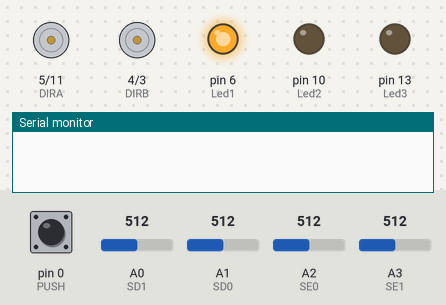
This sketch was run on a simulated Arduino Nano, built with avr-gcc and run on an emulated ATmega328P. Shown: direction and speed pins drawn as motors (green arrow = direction pin HIGH = forward, orange = LOW = backward, longer = more drive), output pins drawn as LEDs (lit = HIGH), the last lines printed to the serial monitor. The test bench sets the inputs (shaded band); at power-on: pin 0 (PUSH) HIGH, A0 (SD1) = 512, A1 (SD0) = 512, A2 (SE0) = 512, A3 (SE1) = 512.

Above: at 0.01 s.
At 2.1 s:
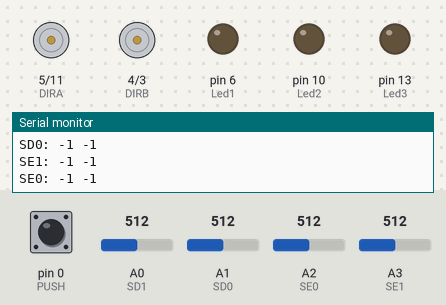
2.2 s: pin 0 (PUSH) pulled LOW for 0.15 s
At 3.1 s:
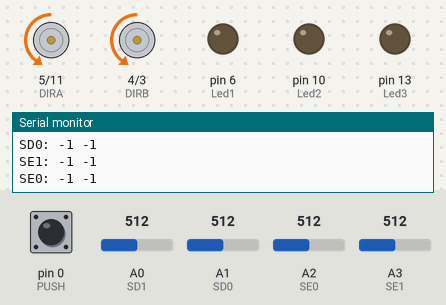
Timing chart, 0 to 5.2 s (numbered marks = the images above; inputs shaded):
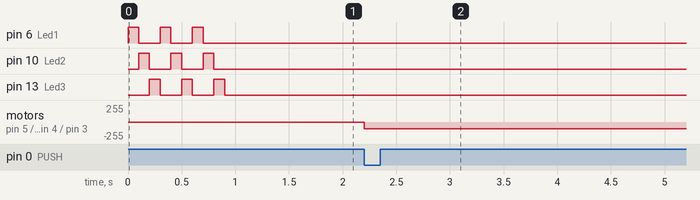

Measured:
- after the input at 2.2 s, motor on pin 5 (DIRA) / pin 11 (PWMA), motor on pin 4 (DIRB) / pin 3 (PWMB): stopped → backward 100/255 at once

The sketch:

test_robot_pid.ino
```cpp
/*
1.- Test motors i leds
2.- Test sensors
3.- Calibra
4.- Compara_lectures
5.- Envia posicio
6.- Interrupcio temps
7.- Kp
8.- Kd
*/


#include <EEPROM.h> // Per desar les dades de calibracio

// Leer la tension de la bateria
#define VBAT A6

// Configuracion de los motores y sus encoders
#define DIRA 5 // Direcc motor derecha
#define PWMA 11 // PWM motor derecha
#define DIRB 4 // Direcc motor izquierda
#define PWMB 3 // PWM motor izquierda
// PWM estan en los pines 11 y 3, controlados por el timer2.
//Cambiamos la frecuencia de ese timer de 500Hz a 4kHz para mayor control


// Pulsadores y leds
#define PUSH 0
#define Led1 6 // rojo
#define Led2 10 // verde //placa verda: 2 / placa blanca: 10
#define Led3 13 //nano

// Colores de los leds
#define red 0
#define green 1
#define nano 2

// Sensores de linea
#define SD1 A0
#define SD0 A1
#define SE0 A2
#define SE1 A3

//variables pd
int Kp=20;
int Kd=20;
long errort=0;
long errorp=0;
long errord=0;
volatile int tiempo_pd=0;//!!!!!!!!!
int velocidad=100;

// sensores línea
int S_max[4]={0,0,0,0};
int S_min[4]={1000,1000,1000,1000};
int S_[4]={500,500,500,500};

// posicionamiento
volatile int tiempo=0;
volatile int posicion=0;
volatile int posicion_ant=0;


void setup() {
  //Entradas
pinMode(PUSH,INPUT_PULLUP);

// Salidas
pinMode(Led1,OUTPUT);
pinMode(Led2,OUTPUT);
pinMode(Led3,OUTPUT);
pinMode(DIRA,OUTPUT);
pinMode(DIRB,OUTPUT);
pinMode(PWMA,OUTPUT);
pinMode(PWMB,OUTPUT);

sequencia_inici();
//Comunicaciones
//Serial.begin(9600); // Comentar si no se utiliza

}

void loop() {
  //while (1)
 //   test_motores(); // probamos motores
    //test_sensores(); //probamos lecturas crudas sensores
  if (!digitalRead(PUSH)) // iniciamos con el pulsador apretado
    calibra();
  else // si no hay nada, cargamos los datos de la ultima calibracion
    carga_datos();
  //Serial.begin(9600);
  tiempo=0;
  while(digitalRead(PUSH));
  configura_timers();
while(1)
{
  //compara_lectures(); //comprovem com afecta la calibració a les lectures dels sensors.
  //envia_posicion();
  //delay(10);
  //if (tiempo>5000)
  //  led_on(red);
}
}

void configura_timers(void)
{
  cli(); // deshabilitamos interrupciones
  //motores a 4 KHz
  TCCR2B = TCCR2B & B11111000 | B00000010;    // set timer 2 divisor to     8 for PWM frequency of  3921.16 Hz
// TIMER SETUP- the timer interrupt allows preceise timed measurements of the reed switch
  //for mor info about configuration of arduino timers see http://arduino.cc/playground/Code/Timer1

  //set timer1 interrupt at 1kHz
  TCCR1A = 0;// set entire TCCR1A register to 0
  TCCR1B = 0;// same for TCCR1B
  TCNT1  = 0;//initialize counter value to 0;
  // set timer count for 1khz increments
  OCR1A = 1999;// = (16*10^6) / (1000*8) - 1
  // turn on CTC mode
  TCCR1B |= (1 << WGM12);
  // Set CS11 bit for 8 prescaler
  TCCR1B |= (1 << CS11);
  // enable timer compare interrupt
  TIMSK1 |= (1 << OCIE1A);

  sei();//habilitamos interrupciones
}

void sequencia_inici(void)
{
  for (int j=0;j<3;j++)
  {
led_on(red);
led_off(green);
led_off(nano);
delay(100);
led_off(red);
led_on(green);
led_off(nano);
delay(100);
led_off(red);
led_off(green);
led_on(nano);
delay(100);
led_off(red);
led_off(green);
led_off(nano);

  }

}
void pd(void){

 // Error proporcional
 calcula_posicion();
 errorp=posicion;
 errorp=Kp*errorp/10;

  // Error diferencial
  if (posicion==posicion_ant)
  {
    tiempo_pd++;
    if (tiempo_pd>500)
        tiempo_pd=500;
     errord=errord*(tiempo-1)/tiempo;
  }
  else
  {
    errord=Kd*(posicion-posicion_ant);
    tiempo_pd=1;
  }

  // Error total
  errort=errord + errorp;
  //Serial.println(errort);

    if (errort>0){
      errort=min(errort,velocidad);
      motores (velocidad-errort, velocidad);
      }
    else{
      errort=max(errort,-velocidad);
      motores(velocidad, velocidad + errort);
    }

}

void envia_posicion(void)
{
  calcula_posicion();
  Serial.println(posicion);
  delay(100);
}

void calibra(void){
  led_on(green);
 while(!digitalRead(PUSH));
  delay(300);
for (int j=0;j<5;j++)
{
  S_max[j]=0;
  S_min[j]=1000;
}
  led_off(green);
  led_on(red);
 for (int temps_calib=0;temps_calib<3000;temps_calib++)
 {
    max_mins();
    delay(1);
 }

 for (int j=0;j<4;j++){
          EEPROMWriteInt(2*j+100, S_max[j]-10);
          delay(5);
          EEPROMWriteInt(2*j+108, S_min[j]+10);
          delay(5);
      }
      led_off(red);
}

void max_mins(void)
{
  S_[0]=analogRead(SD1);
  S_[1]=analogRead(SD0);
  S_[2]=analogRead(SE0);
  S_[3]=analogRead(SE1);
  for (char k=0;k<4;k++){
    if (S_[k]>S_max[k])
        S_max[k]=S_[k];
    if (S_[k]<S_min[k])
        S_min[k]=S_[k];
  }
}

void carga_datos(void){
 Serial.begin(9600); // Comentar si no se utiliza
 delay(500);
      for (int j=0;j<4;j++){
          S_max[j]=EEPROMReadInt(2*j+100);
          delay(10);
          S_min[j]=EEPROMReadInt(2*j+108);
          delay(10);
      }
 Serial.print("SD1: ");
 Serial.print(S_max[0]);
 Serial.print(" ");
 delay(20);
 Serial.println(S_min[0]);
  Serial.print("SD0: ");
 Serial.print(S_max[1]);
 Serial.print(" ");
  delay(20);
 Serial.println(S_min[1]);
 Serial.print("SE1: ");
 Serial.print(S_max[2]);
 Serial.print(" ");
  delay(20);
 Serial.println(S_min[2]);
  Serial.print("SE0: ");
 Serial.print(S_max[3]);
 Serial.print(" ");
 Serial.println(S_min[3]);
}


void calcula_posicion(){

  posicion_ant=posicion;
 //llegim
  S_[0]=analogRead(SD1);
  S_[1]=analogRead(SD0);
  S_[2]=analogRead(SE0);
  S_[3]=analogRead(SE1);

//transformem
      for (int j=0;j<4;j++){
        if (S_[j]<S_min[j])
            S_[j]=0;
        else
          {
            if (S_[j]>S_max[j])
              S_[j]=100;
            else
              S_[j]=map(S_[j],S_min[j],S_max[j],0,100);
          }
      }

  int suma_lecturas=S_[0]+S_[1]+S_[2]+S_[3];
  if (suma_lecturas > 80)
  {
    S_[0]=S_[0]*50;
    S_[1]=S_[1]*25;
    S_[1]=S_[1]+S_[0];
    S_[2]=S_[2]*25;
    S_[3]=S_[3]*50;
    S_[3]=S_[2]+S_[3];
    posicion=S_[1] - S_[3];
    posicion=posicion/suma_lecturas;
  }
  else
  {
    if (posicion_ant>0)
        posicion=50;
    else
        posicion=-50;
  }

}

void test_motores(void)
  {
    motores(100,100);
    delay(1000);
    motores(0,0);
    delay(200);
    motores(-100,-100);
    delay(1000);
    motores(0,0);
    delay(200);

  }

void test_sensores(void)
{
    //Serial.begin(115200);
  while (1)
  {
    Serial.print(analogRead(SE1));
    Serial.print(" ");
    Serial.print(analogRead(SE0));
    Serial.print(" ");
    Serial.print(analogRead(SD0));
    Serial.print(" ");
    Serial.println(analogRead(SD1));
    delay(250);
  }
}

void compara_lectures(void)
{
   //llegim
  S_[0]=analogRead(SD1);
  S_[1]=analogRead(SD0);
  S_[2]=analogRead(SE0);
  S_[3]=analogRead(SE1);
 Serial.print(S_[0]);
 Serial.print(" ");
 Serial.print(S_[1]);
 Serial.print(" ");
 Serial.print(S_[2]);
 Serial.print(" ");
 Serial.println(S_[3]);
 //transformem
      for (int j=0;j<4;j++){
        if (S_[j]<S_min[j])
            S_[j]=0;
        else
          {
            if (S_[j]>S_max[j])
              S_[j]=100;
            else
              S_[j]=map(S_[j],S_min[j],S_max[j],0,100);
          }
      }
 Serial.print(S_[0]);
 Serial.print(" ");
 Serial.print(S_[1]);
 Serial.print(" ");
 Serial.print(S_[2]);
 Serial.print(" ");
 Serial.println(S_[3]);
 //Serial.println();
}

void led_on(char nled)
{
    switch (nled) {
  case 0:    // rojo
    digitalWrite(Led1,HIGH);
    break;
  case 1:    // verde
    digitalWrite(Led2,HIGH);
    break;
  case 2:    // amarillo
    digitalWrite(Led3,HIGH);
    break;
    }
}

void led_off(char nled)
{
    switch (nled) {
  case 0:    // rojo
    digitalWrite(Led1,LOW);
    break;
  case 1:    // verde
    digitalWrite(Led2,LOW);
    break;
  case 2:    // amarillo
    digitalWrite(Led3,LOW);
    break;
    }
}


void motores(int motor_d,int motor_i)
{
if (motor_d>0)
  digitalWrite(DIRA,LOW);
else
  digitalWrite(DIRA,HIGH);

if (motor_i>0)
  digitalWrite(DIRB,LOW);
else
  digitalWrite(DIRB,HIGH);

motor_d=char(min(255,abs(motor_d)));
motor_i=char(min(255,abs(motor_i)));

analogWrite(PWMA,motor_d);
analogWrite(PWMB,motor_i);

}


ISR(TIMER1_COMPA_vect) {//Interrupt at freq of 1kHz to measure reed switch
  tiempo++;
  pd();
}


//This function will write a 2 byte integer to the eeprom at the specified address and address + 1
void EEPROMWriteInt(int p_address, int p_value)
     {
     byte lowByte = ((p_value >> 0) & 0xFF);
     byte highByte = ((p_value >> 8) & 0xFF);

     EEPROM.write(p_address, lowByte);
     EEPROM.write(p_address + 1, highByte);
     }

//This function will read a 2 byte integer from the eeprom at the specified address and address + 1
unsigned int EEPROMReadInt(int p_address)
     {
     byte lowByte = EEPROM.read(p_address);
     byte highByte = EEPROM.read(p_address + 1);

     return ((lowByte << 0) & 0xFF) + ((highByte << 8) & 0xFF00);
     }
```
